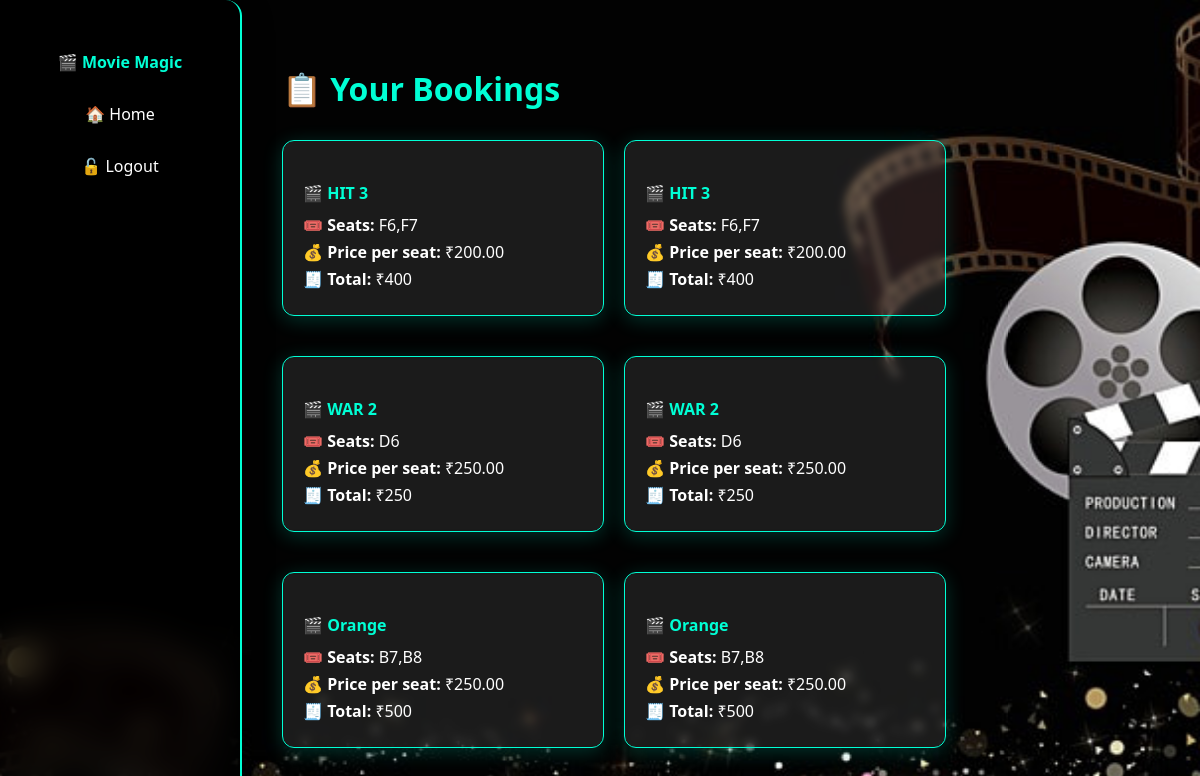
The page /dashboard (signed in) on the database its author committed.
### app.py (models this page shows)
class Booking(db.Model):
    id = db.Column(db.Integer, primary_key=True)
    booking_id = db.Column(db.String(100), unique=True, nullable=False)
    user_id = db.Column(db.Integer, db.ForeignKey('user.id'), nullable=False)
    movie = db.Column(db.String(100), nullable=False)
    theater = db.Column(db.String(100), nullable=False)
    time = db.Column(db.String(20), nullable=False)
    seats = db.Column(db.String(100), nullable=False)
    price = db.Column(db.Integer, nullable=False)
    created_at = db.Column(db.DateTime, default=datetime.utcnow)

### app.py (the view)
@app.route('/dashboard')
def dashboard():
    if 'email' not in session:
        return redirect(url_for('login'))
    user = User.query.filter_by(email=session['email']).first()
    bookings = Booking.query.filter_by(user_id=user.id).order_by(Booking.created_at.desc()).all()
    return render_template('dashboard.html', bookings=bookings, user=user)

### templates/dashboard.html (shortened to what this page needs)
<!DOCTYPE html>
<html lang="en">
<head>
  <link rel="stylesheet" href="{{ url_for('static', filename='styles.css') }}">
</head>
<body class="dashboard-page">
  <div id="wrapper">
    <div class="sidebar">
      <h4>🎬 Movie Magic</h4>
      <a href="{{ url_for('home') }}" class="nav-link">🏠 Home</a>
      <a href="{{ url_for('logout') }}" class="nav-link">🔓 Logout</a>
    </div>
    <div class="content-area">
      <h2 class="section-title">📋 Your Bookings</h2>
      {% if bookings %}
        <div class="booking-cards">
          {% for booking in bookings %}
            <div class="stat-card">
              <h4>🎬 {{ booking.movie }}</h4>
              <p><strong>🎟️ Seats:</strong> {{ booking.seats }}</p>
              <p><strong>💰 Price per seat:</strong> ₹{{ '%.2f' % (booking.price / booking.seats.split(',')|length) }}</p>
              <p><strong>🧾 Total:</strong> ₹{{ booking.price }}</p>
            </div>
          {% endfor %}
        </div>
      {% else %}
        <div class="teaser-card">
          <h5>No bookings yet</h5>
          <p>Start your cinematic journey by booking a movie!</p>
        </div>
      {% endif %}
    </div>
  </div>
</body>
</html>

### static/styles.css (style rules this page uses)
:root { --primary-color: #ff6f61; --accent-color: #ffd54f; --background: #0f1115; --text-color: #ffffff; --glass-bg: rgba(255, 255, 255, 0.08); --blur: blur(16px); --border-radius: 16px; --shadow: 0 8px 32px rgba(0, 0, 0, 0.3); --transition: 0.3s ease; }
body, html { margin: 0; padding: 0; font-family: 'Segoe UI', sans-serif; background-color: var(--background); color: var(--text-color); overflow-x: hidden; height: 100%; }
#wrapper { display: flex; height: 100vh; }
.sidebar { width: 220px; background: var(--glass-bg); padding: 20px; box-shadow: var(--shadow); backdrop-filter: var(--blur); border-radius: 0 16px 16px 0; }
.sidebar h4 { margin-bottom: 20px; color: var(--accent-color); }
.nav-link { display: block; padding: 10px; color: white; text-decoration: none; border-radius: 8px; margin-bottom: 10px; transition: var(--transition); }
.content-area { flex: 1; padding: 30px; overflow-y: auto; }
.stat-card, .teaser-card { background: var(--glass-bg); padding: 20px; border-radius: var(--border-radius); margin-bottom: 20px; box-shadow: var(--shadow); backdrop-filter: var(--blur); }
body, html { margin: 0; padding: 0; font-family: 'Segoe UI', sans-serif; }
body.dashboard-page { background: url('../static/dashboard_bg.jpg') no-repeat center center fixed; background-size: cover; margin: 0; font-family: 'Segoe UI', sans-serif; color: white; }
#wrapper { display: flex; min-height: 100vh; }
.sidebar { width: 200px; background: rgba(0, 0, 0, 0.7); padding: 30px 20px; border-right: 2px solid #00ffd5; text-align: center; }
.sidebar h4 { color: #00ffd5; margin-bottom: 20px; }
.nav-link { display: block; color: white; padding: 10px; text-decoration: none; margin: 10px 0; border-radius: 6px; transition: background 0.3s; }
.content-area { flex: 1; padding: 40px; }
.section-title { font-size: 2em; color: #00ffd5; margin-bottom: 30px; }
.booking-cards { display: flex; flex-wrap: wrap; gap: 20px; }
.stat-card { background: rgba(255, 255, 255, 0.1); border: 1px solid #00ffd5; border-radius: 12px; padding: 20px; width: 280px; box-shadow: 0 4px 20px rgba(0, 255, 213, 0.2); color: white; backdrop-filter: blur(5px); }
.stat-card h4 { color: #00ffd5; margin-bottom: 10px; }
.stat-card p { margin: 5px 0; font-size: 1em; }

### rows shown on the page
Booking: movie "HIT 3", seats "F6,F7", price "200.00", price "400"
Booking: movie "HIT 3", seats "F6,F7", price "200.00", price "400"
Booking: movie "WAR 2", seats "D6", price "250.00", price "250"
Booking: movie "WAR 2", seats "D6", price "250.00", price "250"
Booking: movie "Orange", seats "B7,B8", price "250.00", price "500"
Booking: movie "Orange", seats "B7,B8", price "250.00", price "500"
